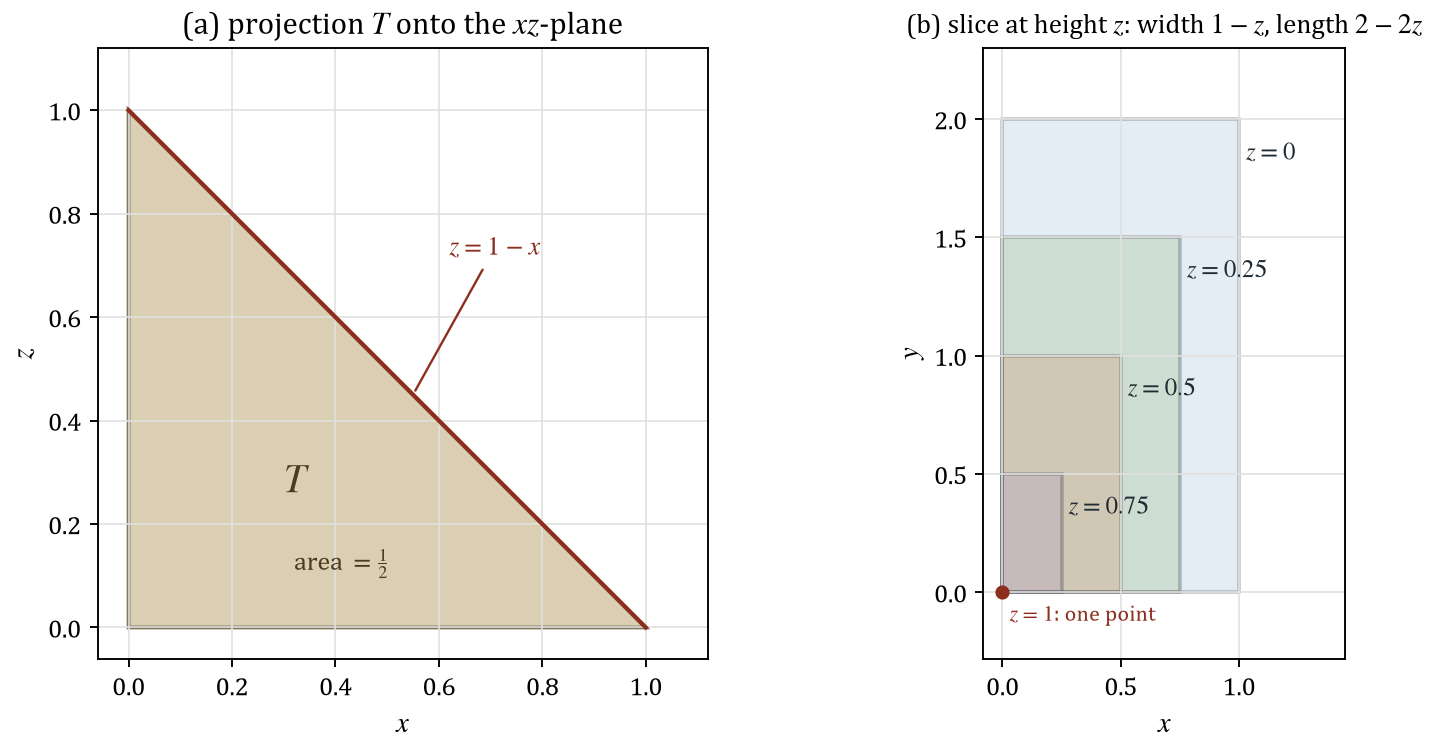

The Python source for this figure:
"""Draw the projection triangle and the horizontal slices of the pyramid.

The left panel shows the projection T of the solid onto the xz-plane. The right panel
shows the rectangle that the solid cuts from the plane z = constant. The script writes a
PNG file with its Base64 copy.
"""

import base64

import matplotlib
from matplotlib.patches import Polygon, Rectangle

matplotlib.use("Agg")
import matplotlib.pyplot as plt

plt.rcParams.update({
    "font.family": "serif",
    "font.serif": ["Cambria", "Times New Roman", "DejaVu Serif"],
    "mathtext.fontset": "stix",
    "font.size": 11,
    "axes.labelsize": 12,
})

figure, (left, right) = plt.subplots(1, 2, figsize=(9.8, 4.6))

triangle = Polygon([(0.0, 0.0), (1.0, 0.0), (0.0, 1.0)], closed=True,
                   facecolor="#cfbf9a", edgecolor="#5b4a2e", linewidth=1.6, alpha=0.75)
left.add_patch(triangle)
left.plot([0.0, 1.0], [1.0, 0.0], color="#8c2f1e", linewidth=1.8)
left.annotate(r"$z = 1 - x$", xy=(0.55, 0.45), xytext=(0.62, 0.72), fontsize=11,
              arrowprops={"arrowstyle": "-", "color": "#8c2f1e", "linewidth": 1.0}, color="#8c2f1e")
left.text(0.30, 0.26, r"$T$", fontsize=17, color="#4a3a1e")
left.text(0.32, 0.11, r"area $= \frac{1}{2}$", fontsize=11, color="#4a3a1e")
left.set_xlim(-0.06, 1.12)
left.set_ylim(-0.06, 1.12)
left.set_aspect("equal")
left.set_xlabel(r"$x$")
left.set_ylabel(r"$z$")
left.set_title("(a) projection $T$ onto the $xz$-plane")
left.grid(color="0.88", linewidth=0.7)

height_colors = ["#a8c6d8", "#9dbb85", "#d79a72", "#b09ec9"]
for index, height in enumerate([0.0, 0.25, 0.5, 0.75]):
    width = 1.0 - height
    depth = 2.0 - 2.0 * height
    right.add_patch(Rectangle((0.0, 0.0), width, depth, facecolor=height_colors[index],
                              edgecolor="#2f3a44", linewidth=1.5, alpha=0.30))
    right.text(width + 0.03, depth - 0.09, f"$z = {height:g}$", fontsize=10.5,
               color="#1f2a33", va="top")
right.plot([0.0], [0.0], marker="o", markersize=5.0, color="#8c2f1e", zorder=5)
right.text(0.03, -0.05, r"$z = 1$: one point", fontsize=9.5, color="#8c2f1e", va="top")

right.set_xlim(-0.08, 1.45)
right.set_ylim(-0.28, 2.30)
right.set_aspect("equal")
right.set_xlabel(r"$x$")
right.set_ylabel(r"$y$")
right.set_title(r"(b) slice at height $z$: width $1 - z$, length $2 - 2z$", fontsize=11.5)
right.grid(color="0.88", linewidth=0.7)

figure.tight_layout()
output_path = "part1_figure2.png"
figure.savefig(output_path, dpi=170, bbox_inches="tight", pad_inches=0.06, facecolor="white")
with open(output_path, "rb") as image_file:
    encoded = base64.b64encode(image_file.read()).decode("ascii")
with open("part1_figure2.b64.txt", "w", encoding="ascii") as text_file:
    text_file.write(encoded)
print(f"saved {output_path} and part1_figure2.b64.txt ({len(encoded)} base64 characters)")
